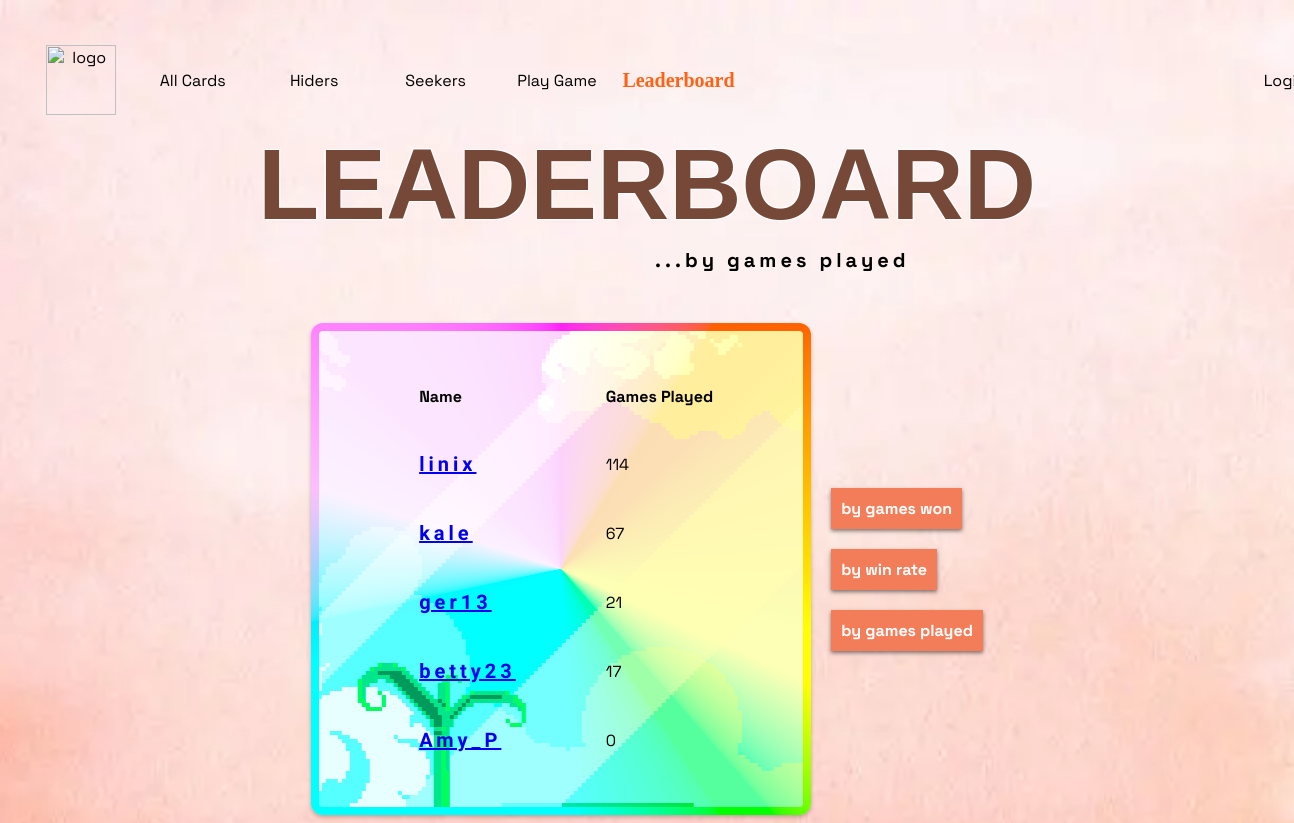
The app's page /leaderboard_by_games_played/ with its own data.
### game/models.py (models this page shows, shortened)
class Profile(models.Model):
    username = models.CharField(max_length=120)
    email = models.EmailField()
    games_played = models.IntegerField(default=0)
    games_won = models.IntegerField(default=0)
    favorite_card = models.ForeignKey('Card', on_delete=models.SET_NULL, null=True, blank=True)
    user = models.OneToOneField(User, on_delete=models.CASCADE)

### game/views.py (the view)
# urls.py: path(r'leaderboard_by_games_played/', views.LeaderboardByGamesPlayedView.as_view(), name='leaderboard_by_games_played'), # page for showing the leaderboard
class LeaderboardByGamesPlayedView(ListView):
    model = Profile
    template_name = 'game/leaderboard_by_games_played.html'
    context_object_name = 'profiles'
    def get_queryset(self):
        return Profile.objects.order_by('-games_played')

### game/templates/game/leaderboard_by_games_played.html (shortened to what this page needs)
<body class="light-body">
{% extends 'game/base.html' %}
{% block content %}
    <h1>LEADERBOARD</h1>
    <p class="leaderboard-subtitle">...by games played</p>
    <div class="leaderboard-table-container">
        <table class="leaderboard-table">
            <tr>
                <th>Name</th>
                <th>Games Played</th>
            </tr>
            {% for profile in profiles %}
                <tr>
                    <td class="table-fields"><a href="{% url 'show_profile' profile.pk %}">{{ profile.user.username }}</a></td>
                    <td class="table-results">{{ profile.games_played }}</td>
                </tr>
            {% endfor %}
        </table>
        <div class="leaderboard-buttons-container">
            <div>
                <a class='click-button' href="{% url 'leaderboard_by_games_won' %}">by games won</a>
            </div>
            <div>
                <a class='click-button' href="{% url 'leaderboard_by_win_rate' %}">by win rate</a>
            </div>
            <div>
                <a class='click-button' href="{% url 'leaderboard_by_games_played' %}">by games played</a>
            </div>
        </div>
    </div>
{% endblock %}

### static/style2.css (style rules this page uses)
body { margin-top: 25px; font-family: 'Space Grotesk', sans-serif; padding: 0px; background-color: #faca78; }
h1 { font-family: 'Rocher', sans-serif; text-align: center; font-size: 100px; margin-top: -25px; margin-bottom: -15px; color: #764838; text-shadow: 1.1px 1.1px 0px white, -1.1px 1.1px 0px white, 1.1px -1.1px 0px white, -1.1px -1.1px 0px white; }
.search-table td, th { padding-bottom: 20px; text-align: left; }
.table-fields { font-family: "DotGothic16", sans-serif; font-weight: 900; font-size: 20px; letter-spacing: .2em; }
.click-button { color: white; cursor: pointer; text-decoration: none; font-weight: bold; background-color: #f37d59; padding: 10px; transition: 1s ease; box-shadow: 0px 2px 4px hsl(0 0% 0%/ 50%); }
.leaderboard-subtitle { font-weight: 900; font-size: 20px; letter-spacing: .2em; margin-left: 50vw; }
.leaderboard-table-container { display: flex; flex-direction: row; align-items: center; justify-content: center; gap: 20px; padding-left: 150px; padding-right: 150px; margin-top: 50px; }
.leaderboard-table { padding: 10px; padding-top: 30px; padding-bottom: 30px; padding-left: 30px; padding-right: 0px; width: 500px; border-collapse: separate; border-spacing: 50px 5px; --border-angle: 0deg; border-radius: 12px; display: flex; justify-content: space-between; align-items: left; box-shadow: 0px 2px 4px hsl(0 0% 0% / 25%); border: 0.5rem solid transparent; position: relative; background: url('images/background12.png') 70% 0% padding-box, conic-gradient( from var(--border-angle), oklch(100% 100% 0deg), oklch(100% 100% 45deg), oklch(100% 100% 90deg), oklch(100% 100% 135deg), oklch(100% 100% 180deg), oklch(100% 100% 225deg), oklch(100% 100% 270deg), oklch(100% 100% 315deg), oklch(100% 100% 360deg) ) border-box; background-blend-mode: hard-light; }
.leaderboard-table td, th { padding: 20px; }
.leaderboard-buttons-container { display: flex; flex-direction: column; align-items: top; gap: 40px; }
.light-body { background-color: #faca78; background-image: url('images/background46.png'); background-repeat: no-repeat; background-size: cover; background-blend-mode: normal; }

### records on screen
Profile: user.username "linix", games_played "114"
Profile: user.username "kale", games_played "67"
Profile: user.username "ger13", games_played "21"
Profile: user.username "betty23", games_played "17"
Profile: user.username "Amy_P", games_played "0"
